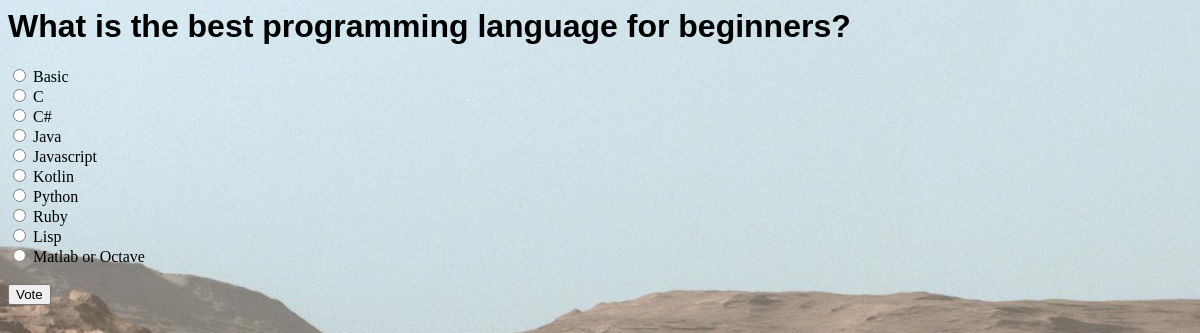
The page /polls/1/ on the database its author committed.
### polls/models.py (models this page shows, shortened)
class Question(models.Model):
    question_text = models.CharField(max_length=200)
    pub_date = models.DateTimeField('date published')
    def was_published_recently(self):
        now = timezone.now()
        return now - datetime.timedelta(days=1) <= self.pub_date <= now
    was_published_recently.admin_order_field = 'pub_date'
    was_published_recently.boolean = True
    was_published_recently.short_description = 'Published recently?'

class Choice(models.Model):
    question = models.ForeignKey(Question, on_delete=models.CASCADE)
    choice_text = models.CharField(max_length=200)
    votes = models.IntegerField(default=0)

### polls/views.py (the view)
# urls.py: path('<int:pk>/', views.DetailView.as_view(), name='detail'),
class DetailView(generic.DetailView):
    model = Question
    template_name = 'polls/detail.html'
    def get_queryset(self):
        return Question.objects.filter(pub_date__lte=timezone.now())

### polls/templates/polls/detail.html (shortened to what this page needs)
<html>
<body>
{% load static %}
<link rel="stylesheet" type="text/css" href="{% static 'polls/style.css' %}">
<h1>{{ question.question_text }}</h1>
<form action="{% url 'polls:vote' question.id %}" method="post">
{% for choice in question.choice_set.all %}
    <input type="radio" name="choice" id="choice{{ forloop.counter }}" value="{{ choice.id }}">
    <label for="choice{{ forloop.counter }}">{{ choice.choice_text }}</label><br>
{% endfor %}
<br/>
<input type="submit" value="Vote">
</form>
</body>
</html>

### polls/static/polls/style.css (style rules this page uses)
body { background: white url("images/background.jpg") no-repeat; }
h1 { font-family: Arial, Helvetica, sans-serif; font-style: normal; }

### rows shown on the page
Question: question_text "What is the best programming language for beginners?"
Choice: choice_text "Basic"
Choice: choice_text "C"
Choice: choice_text "C#"
Choice: choice_text "Java"
Choice: choice_text "Javascript"
Choice: choice_text "Kotlin"
Choice: choice_text "Python"
Choice: choice_text "Ruby"
Choice: choice_text "Lisp"
Choice: choice_text "Matlab or Octave"
